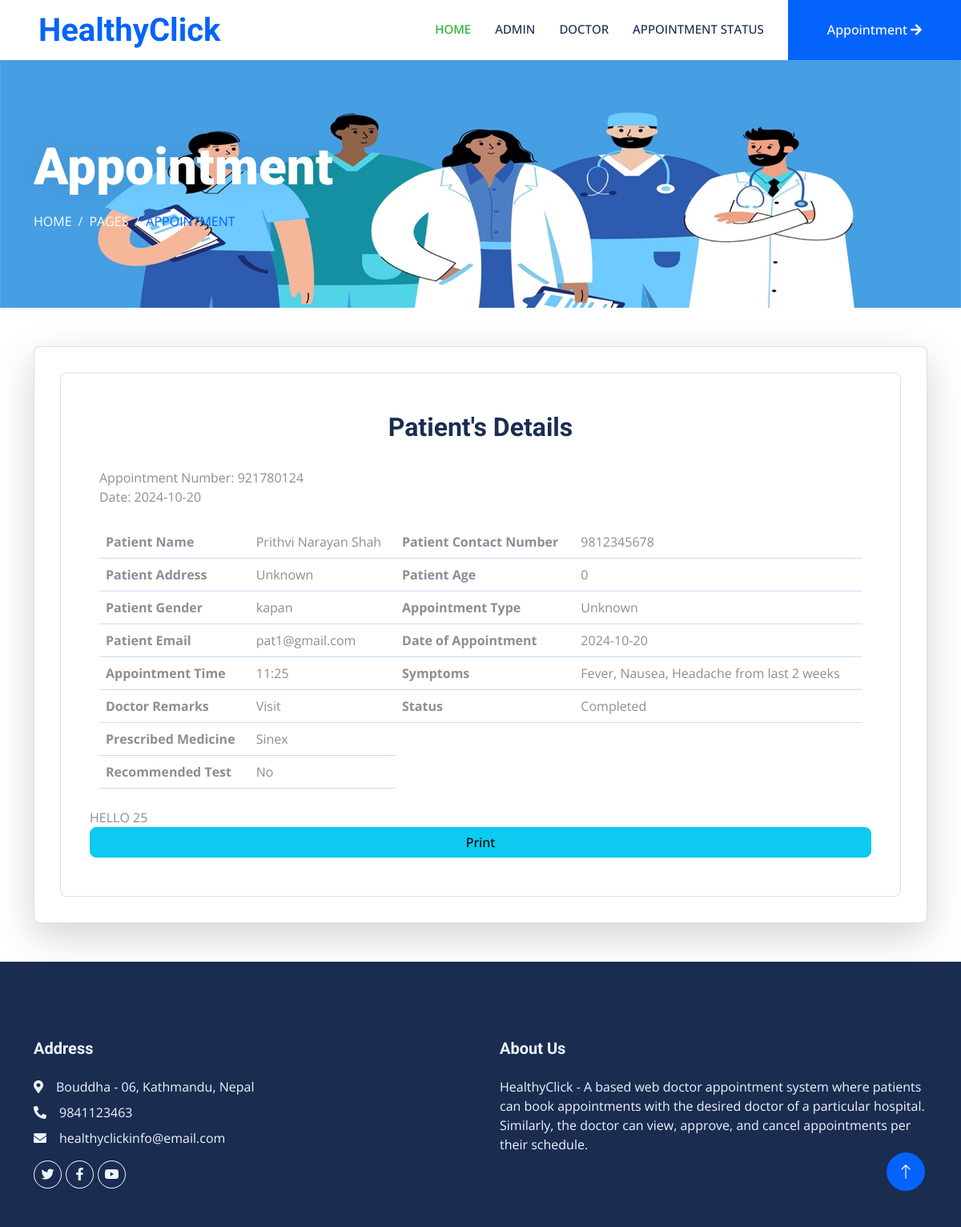
/ViewAppointmentDetails/25/, run on an earlier commit of the app's database.
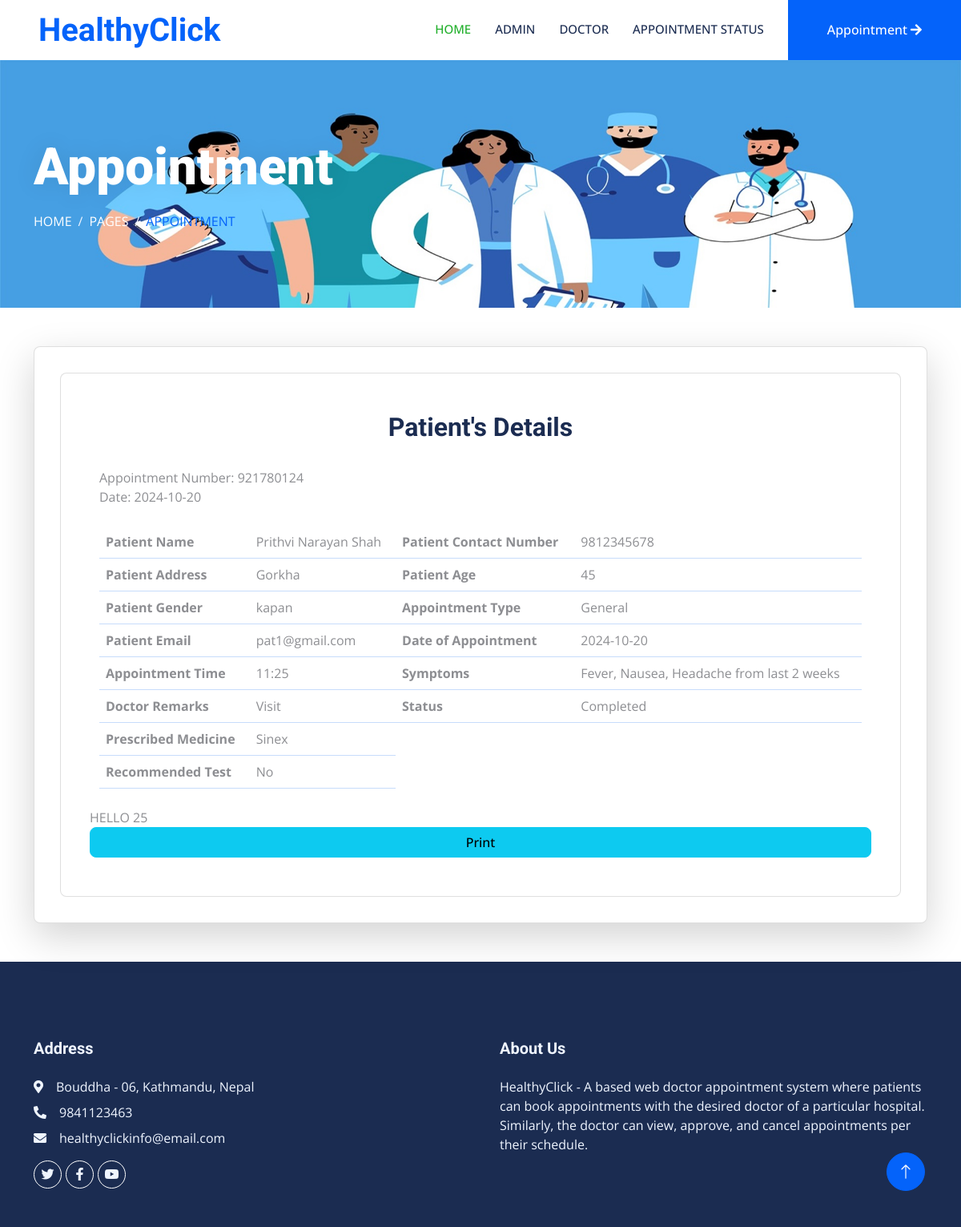
And on a later commit of the database.
### dasapp/models.py (models this page shows, shortened)
class Appointment(models.Model):
    appointmentnumber = models.IntegerField(default=0)
    fullname = models.CharField(max_length=250)
    mobilenumber = models.CharField(max_length=11)
    email = models.EmailField(max_length=100)
    address = models.CharField(max_length=200)
    age = models.IntegerField(default=0)
    gender = models.CharField(max_length=100)
    appointmenttype = models.CharField(max_length=100)
    date_of_appointment = models.CharField(max_length=250)
    time_of_appointment = models.CharField(max_length=250)
    doctor_id = models.ForeignKey(DoctorReg, on_delete=models.CASCADE)
    additional_msg = models.TextField(blank=True)
    remark = models.CharField(max_length=250, default=0)
    status = models.CharField(default=0, max_length=200)
    prescription = models.TextField(blank=True, default=0)
    recommendedtest = models.TextField(blank=True, default=0)
    created_at = models.DateTimeField(auto_now_add=True)
    updated_at = models.DateTimeField(auto_now=True)

### docappsystem/userviews.py (the view)
def View_Appointment_Details(request,id):
    page = Page.objects.all()
    patientdetails=Appointment.objects.filter(id=id)
    context={'patientdetails':patientdetails,
    'page': page,
    'id': id,
    }
    return render(request,'user_appointment-details.html',context)

### templates/user_appointment-details.html (shortened to what the changed rows need)
{% extends 'userbase.html' %}
{% load static %}
{% block content %}
<div class="container-fluid page-header py-5 mb-5 wow fadeIn" data-wow-delay="0.1s">
    <div class="container py-5">
        <h1 class="display-3 text-white mb-3 animated slideInDown">Appointment</h1>
    </div>
</div>
<div class="container-xxl py-10">
    <div class="container">
        <div class="row">
            <div class="col-sm-12">
            <div class="card card-table p-3 shadow-lg">
            <div class="card-body">
            <div class="table-responsive card p-5">
                {% for i in patientdetails %}
                <h2><center>Patient's Details</center></h2>
                <br>Appointment Number: {{i.appointmentnumber}}  <br>Date: {{i.date_of_appointment}}
                <br>
                <br>
                <table class="table table-hover table-center mb-0 datatable">
                    <tr>
                          <th>Patient Name</th>
                          <td>{{i.fullname}}</td>
                          <th>Patient Contact Number</th>
                          <td>{{i.mobilenumber}}</td>
                    </tr>
                    <tr>
                        <th>Patient Address</th>
                        <td>{{i.address}}</td>
                        <th>Patient Age</th>
                        <td>{{i.age}}</td>
                      </tr>
                      <tr>
                        <th>Patient Gender</th>
                        <td>{{i.gender}}</td>
                        <th>Appointment Type</th>
                        <td>{{i.appointmenttype}}</td>
                      </tr>
                    <tr>
                          <th>Patient Email</th>
                          <td>{{i.email}}</td>
                          <th>Date of Appointment</th>
                          <td>{{i.date_of_appointment}}</td>
                    </tr>
                        <tr>
                          <th>Appointment Time</th>
                          <td>{{i.time_of_appointment}}</td>
                          <th>Symptoms</th>
                          <td>{{i.additional_msg}}</td>
                        </tr>
                        <tr>
                          {% if i.status == '0' %}
                          <th>Doctor Remarks</th>
                          <td>Not Updatet Yet</td>
                          {% else %}
                          <tr>
                          <th>Doctor Remarks</th>
                          <td>{{ i.remark}}</td>{% endif %}
                            {% if i.status == '0' %}
                            <th>Staus</th>
                            <td>Not Updatet Yet</td>
                            {% else %}
                            <th>Status</th>
                            <td>{{ i.status}}</td> {% endif %}
                            </tr>
                            <tr>
                                {% if i.status == 'Completed' %}
                                <th>Prescribed Medicine</th>
                                <td>{{ i.prescription}}</td>
                                {% else %}
                                <th>Prescribed Medicine</th>
                                <td>Not Prescribed Yet</td> {% endif %}
                                </tr>
                                <tr>
                                  {% if i.status == 'Completed' %}
                                  <th>Recommended Test</th>
                                  <td>{{ i.recommendedtest}}</td>
                                  {% else %}
                                  <th>Recommended Test</th>
                                  <td>Not Recommended Yet</td> {% endif %}
                                </tr>
                  </table>
                  <br>
                  <div class="row">
                    HELLO {{id}}
                    <a class="btn btn-info" href="{% url 'pdf_view' id %}">Print</a>
                  </div>
                  {% endfor %}
            </div>
            </div>
            </div>
            </div>
            </div>
    </div>
</div>
{% endblock %}

What changed in the data, as far as the page shows it:
changed Appointment "Prithvi Narayan Shah": address "Unknown" → "Gorkha"; age "0" → "45"; appointmenttype "Unknown" → "General"
